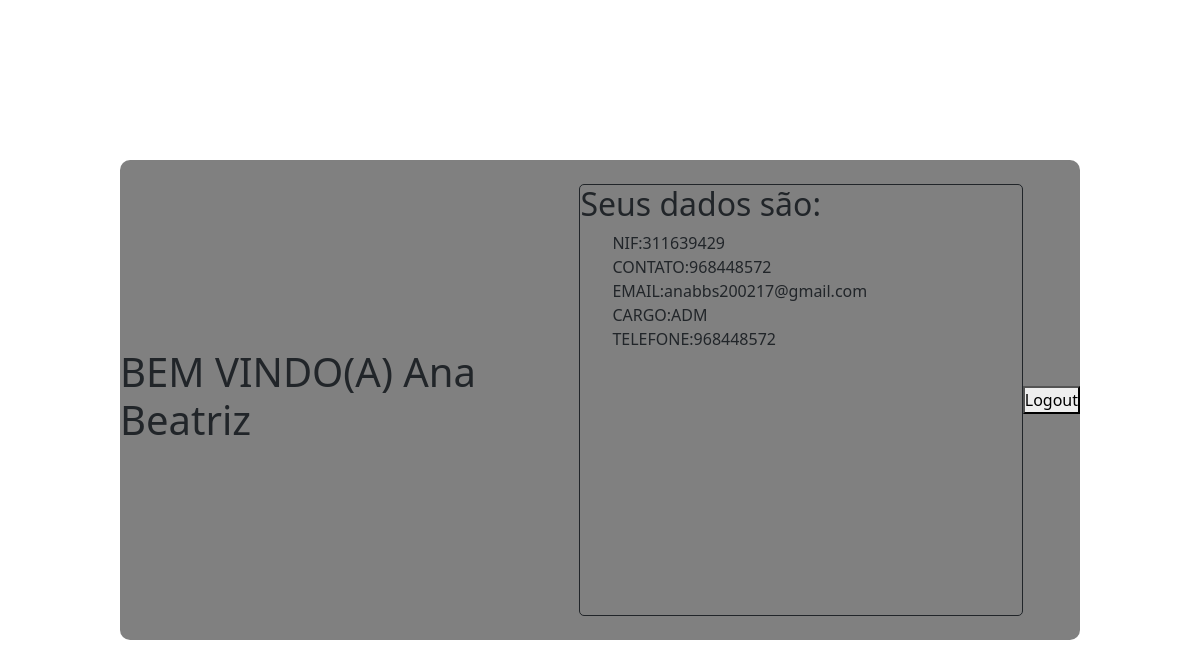
/start-services (signed in), run on an earlier commit of the app's database.
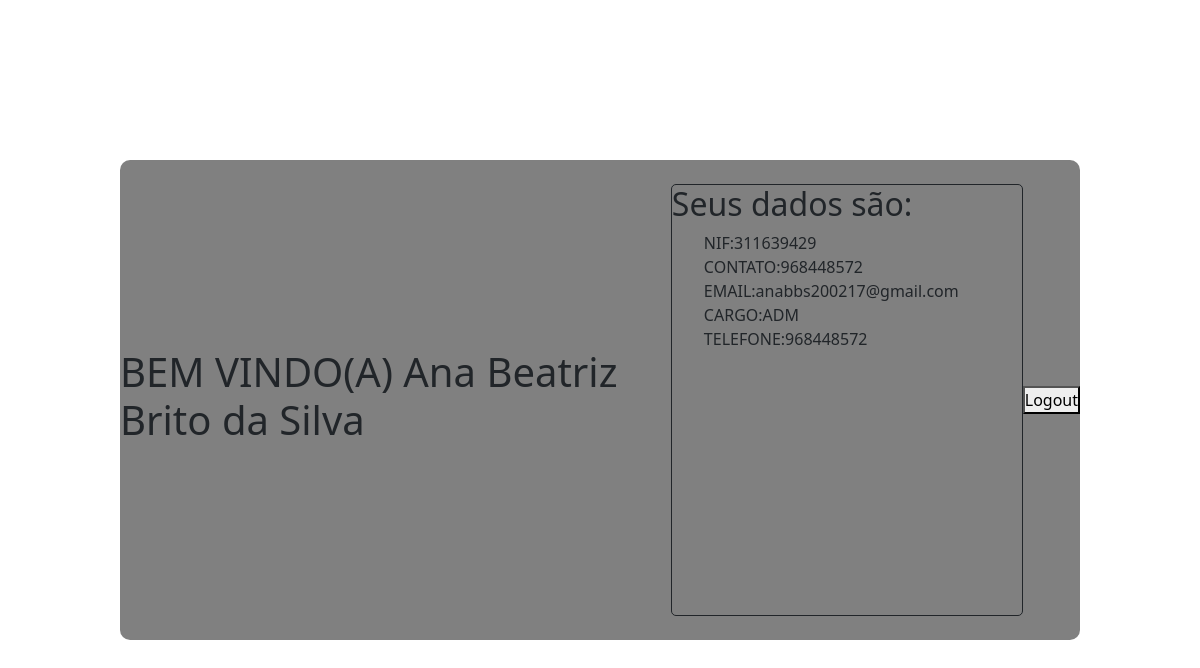
And on a later commit of the database.
### app/models/tables_db.py (models this page shows, shortened)
class User(database.Model, UserMixin):
    __tablename__ = "users"
    nif = database.Column(database.Integer, primary_key=True)
    name = database.Column(database.String, nullable=True)
    position = database.Column(database.String, nullable=True)
    contact = database.Column(database.Integer, nullable=True)
    email = database.Column(database.String, nullable=True, unique=True)
    user = database.Column(database.String, nullable=True, unique=True)
    password = database.Column(database.String, nullable=True)

### app/controllers/routes.py (the view)
@app.route('/start-services', methods=['GET'])
@login_required  # Verify if user is Login
def start_services():
    return render_template("start_services.html", user=current_user)  # Render the html with all data

### app/__init__.py (called while the page is built)
@login_manager.user_loader
def load_user(user_nif):
    return User.query.get(int(user_nif))

### app/templates/start_services.html (shortened to what this page needs)
<!DOCTYPE html>
<html lang="en">
<head>
    <link rel="stylesheet" href="{{ url_for('static', filename='css/bootstrap.min.css') }}">
    <link rel="stylesheet" href="{{ url_for('static', filename='my_css/style_start_services.css')}}">
</head>
<body>
    <main>
        <div class="painel">
            <h1>BEM VINDO(A) {{ user.name }}</h1>
            <div class="data">
                <h2>Seus dados são:</h2>
                <ul>
                    <li>NIF:{{ user.nif }}</li>
                    <li>CONTATO:{{ user.contact }}</li>
                    <li>EMAIL:{{ user.email }}</li>
                    <li>CARGO:{{ user.position }}</li>
                    <li>TELEFONE:{{ user.contact }}</li>
                </ul>
            </div>
        <a href="{{ url_for('logout') }}">
            <button type="button" class="button-default"> Logout </button>
        </a>
        </div>
    </main>
</body>
</html>

### app/static/my_css/style_start_services.css (style rules this page uses)
* { margin: 0; padding: 0; text-decoration: none; }
body { display: flex; flex-direction: column; width: 100%; }
main { height: 100vh; display:flex; align-items: center; justify-content: center; }
.painel { width: 80%; height: 60%; display:flex; justify-content: space-around; align-items: center; background-color: gray; border-radius: 10px; }
ul { list-style-type: none; }
.data { display:flex; flex-direction: column; border: 1px solid; border-radius: 5px; height: 90%; width:50%; }

What changed in the data, as far as the page shows it:
changed User "anabbs200217@gmail.com": name "Ana Beatriz" → "Ana Beatriz Brito da Silva"
